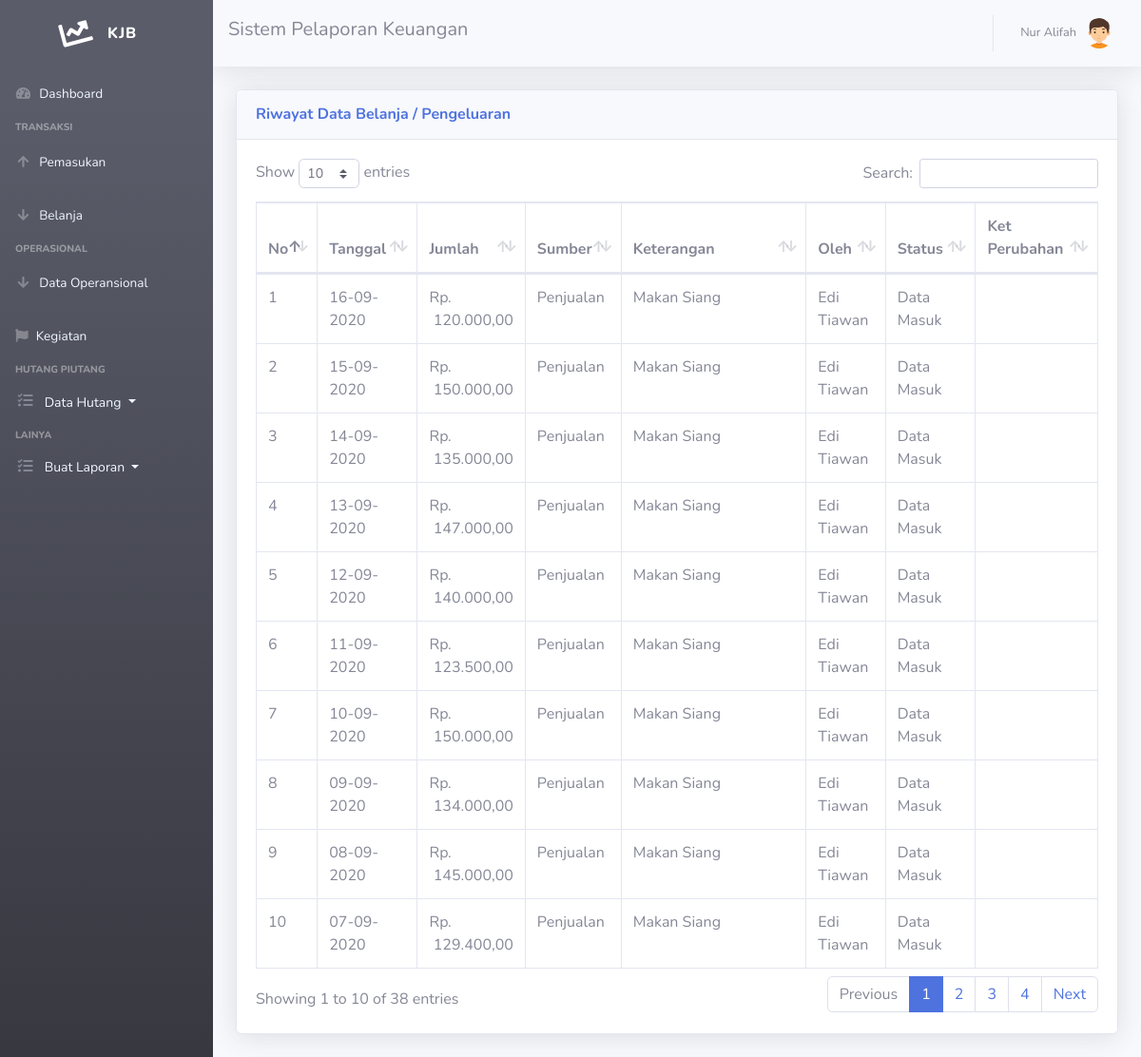
Screenshot of /lacak-belanja.php (signed in) with the database file from the repository.
### tables this page shows
CREATE TABLE `belanja` (
  `id_belanja` int(11) NOT NULL,
  `id_user` int(11) NOT NULL,
  `tgl_pengeluaran` date NOT NULL,
  `jumlah` int(122) NOT NULL,
  `id_sumber` int(11) NOT NULL,
  `keterangan` varchar(255) NOT NULL,
  `is_update` enum('0','1','','') NOT NULL,
  `kt_update` text NOT NULL
);

CREATE TABLE `sumber` (
  `id_sumber` int(11) NOT NULL,
  `nama_sumber` varchar(40) NOT NULL
);

CREATE TABLE `user` (
  `id_user` int(11) NOT NULL,
  `nama` varchar(40) NOT NULL,
  `username` varchar(40) NOT NULL,
  `password` varchar(40) NOT NULL,
  `no_tlp` char(20) NOT NULL,
  `email` varchar(40) NOT NULL,
  `jabatan` varchar(50) NOT NULL,
  `alamat` varchar(255) NOT NULL,
  `is_active` enum('0','1','','') NOT NULL,
  `is_hidden` enum('0','1','','') NOT NULL,
  `kdreset` int(11) NOT NULL
);

### lacak-belanja.php (the view, shortened to what this page needs)
<!DOCTYPE html>
<html lang="en">
<head>
  <link rel="stylesheet" href="https://cdnjs.cloudflare.com/ajax/libs/font-awesome/4.7.0/css/font-awesome.min.css">
  <link href="vendor/fontawesome-free/css/all.min.css" rel="stylesheet" type="text/css">
  <link href="css/sb-admin-2.min.css" rel="stylesheet">
  <link href="vendor/datatables/dataTables.bootstrap4.min.css" rel="stylesheet">
</head>
<body id="page-top">
<?php
require ('sidebar.php');
?>
      <div id="content">
<?php require ('navbar.php');?>
	  <div class="container-fluid">
            <div class="card shadow mb-4">
            <div class="card-header py-3">
              <h6 class="m-0 font-weight-bold text-primary">Riwayat Data Belanja / Pengeluaran</h6>
            </div>
            <div class="card-body">
              <div class="table-responsive">
                <table class="table table-bordered" id="dataTable" width="100%" cellspacing="0">
                  <thead>
                    <tr>
                      <th>No</th>
                      <th>Tanggal</th>
                      <th>Jumlah</th>
                      <th>Sumber</th>
                      <th>Keterangan</th>
                      <th>Oleh</th>
					           <th>Status</th>
                     <th>Ket Perubahan</th>
                    </tr>
                  </thead>
                  <tbody>
				  <?php
$query = mysqli_query($koneksi,"SELECT * FROM belanja inner join sumber INNER JOIN user where belanja.id_sumber = sumber.id_sumber AND sumber.id_sumber = belanja.id_sumber AND belanja.id_user = user.id_user AND user.id_user = belanja.id_user ORDER BY tgl_pengeluaran DESC");
$nos = 1;
while ($data = mysqli_fetch_assoc($query))
{
?>
                    <tr>
                      <?php $tgl = date('d-m-Y', strtotime($data['tgl_pengeluaran']));?>
                      <td><?=$nos++?></td>
                      <td><?=$tgl?></td>
                      <td>Rp. <span style="float: right; text-align: right;"><?=number_format($data['jumlah'],2,',','.');?></span></td>
                      <td><?=$data['nama_sumber']?></td>
                      <td><?=$data['keterangan']?></td>
                      <td><?=$data['nama']?></td>
                      <td>
                         <?php if ($data['is_update']==0): ?>
                          Data Masuk
                        <?php endif ?>
                      </td>
                      <td><?=$data['kt_update']?></td>
</tr>
</div>
  </div>
<?php
}
?>
</body>
</html>

### rows the page displays
belanja: tgl_pengeluaran "16-09-2020", jumlah "120.000,00", id_sumber.nama_sumber "Penjualan", keterangan "Makan Siang", id_user.nama "Edi Tiawan", is_update "Data Masuk"
belanja: tgl_pengeluaran "15-09-2020", jumlah "150.000,00", id_sumber.nama_sumber "Penjualan", keterangan "Makan Siang", id_user.nama "Edi Tiawan", is_update "Data Masuk"
belanja: tgl_pengeluaran "14-09-2020", jumlah "135.000,00", id_sumber.nama_sumber "Penjualan", keterangan "Makan Siang", id_user.nama "Edi Tiawan", is_update "Data Masuk"
belanja: tgl_pengeluaran "13-09-2020", jumlah "147.000,00", id_sumber.nama_sumber "Penjualan", keterangan "Makan Siang", id_user.nama "Edi Tiawan", is_update "Data Masuk"
belanja: tgl_pengeluaran "12-09-2020", jumlah "140.000,00", id_sumber.nama_sumber "Penjualan", keterangan "Makan Siang", id_user.nama "Edi Tiawan", is_update "Data Masuk"
belanja: tgl_pengeluaran "11-09-2020", jumlah "123.500,00", id_sumber.nama_sumber "Penjualan", keterangan "Makan Siang", id_user.nama "Edi Tiawan", is_update "Data Masuk"
belanja: tgl_pengeluaran "10-09-2020", jumlah "150.000,00", id_sumber.nama_sumber "Penjualan", keterangan "Makan Siang", id_user.nama "Edi Tiawan", is_update "Data Masuk"
belanja: tgl_pengeluaran "09-09-2020", jumlah "134.000,00", id_sumber.nama_sumber "Penjualan", keterangan "Makan Siang", id_user.nama "Edi Tiawan", is_update "Data Masuk"
belanja: tgl_pengeluaran "08-09-2020", jumlah "145.000,00", id_sumber.nama_sumber "Penjualan", keterangan "Makan Siang", id_user.nama "Edi Tiawan", is_update "Data Masuk"
belanja: tgl_pengeluaran "07-09-2020", jumlah "129.400,00", id_sumber.nama_sumber "Penjualan", keterangan "Makan Siang", id_user.nama "Edi Tiawan", is_update "Data Masuk"

### other values shown
$_SESSION['nama'] "Nur Alifah"
